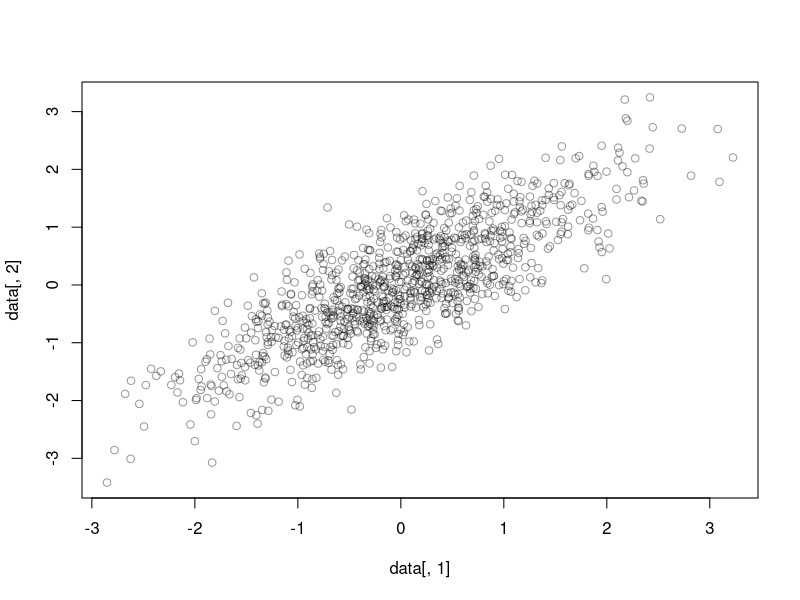
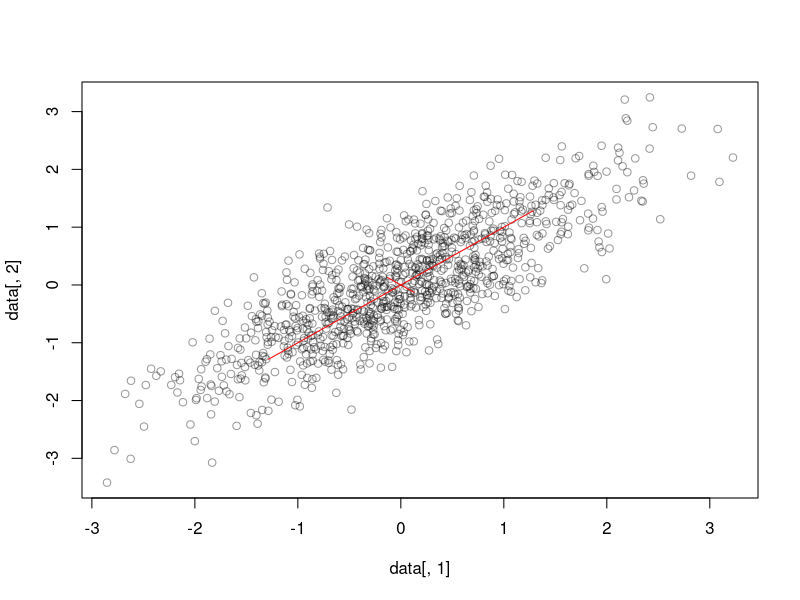
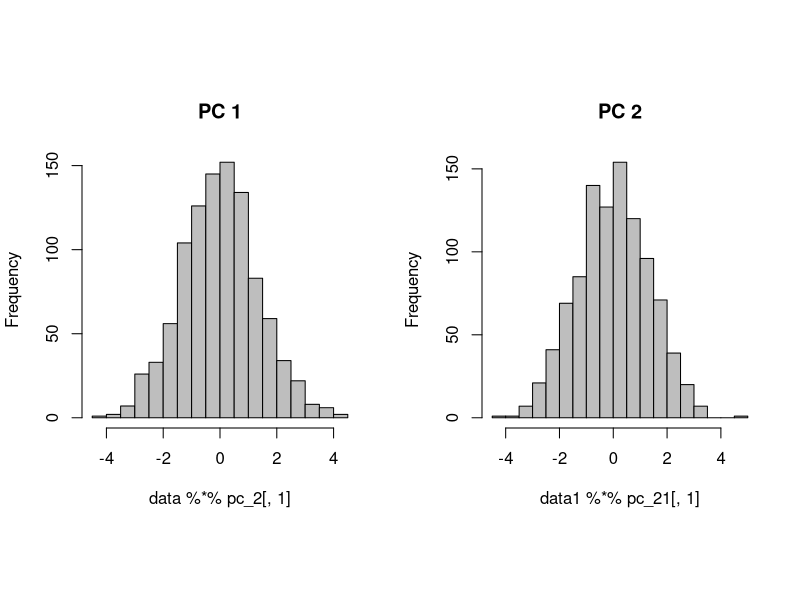
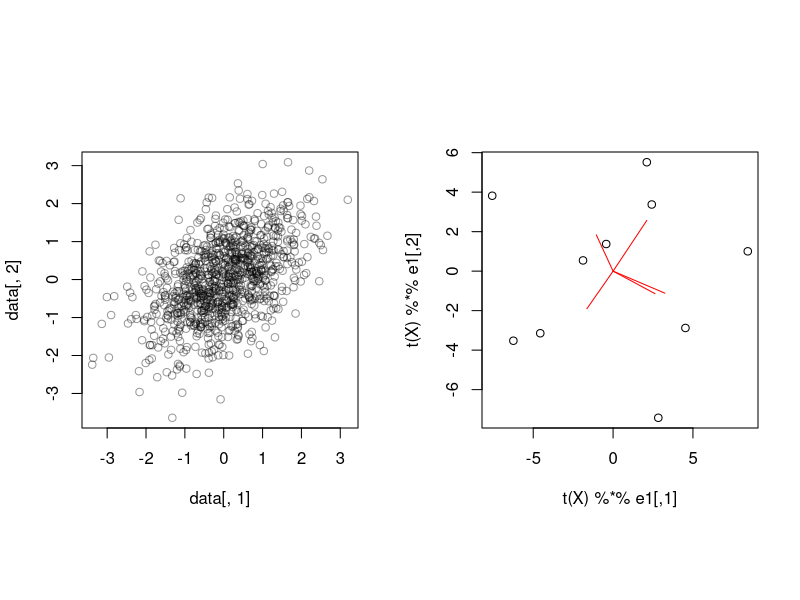
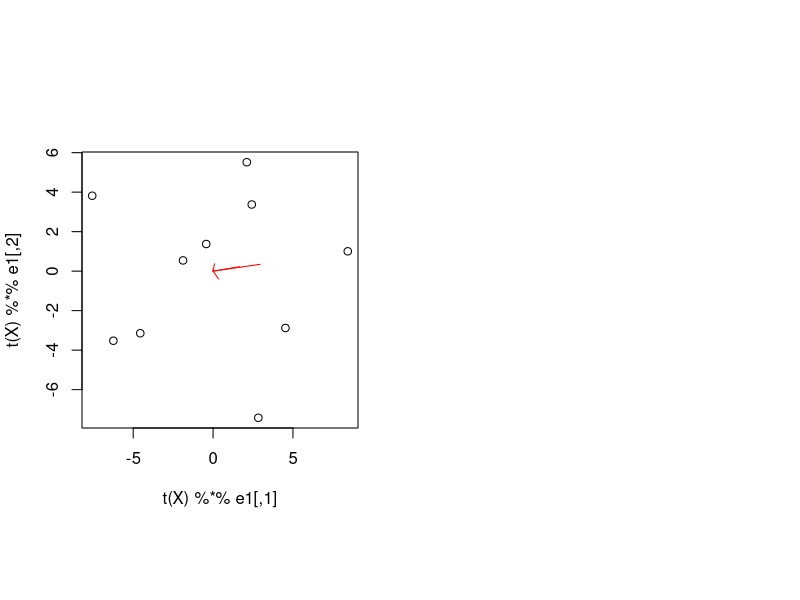

R code for these plots, in order:
## ---- chunk 1
#old.par <- par(mar = c(0, 0, 0, 0))
genDataPCA <- function(x, y, rot, flag) {
  mat <-matrix(1000, 1000, 2)
  mat[, 1] <- x
  mat[, 2] <- y
  data <- mat %*% rot
  #rm <- rowMeans(data)
  #data <- data - matrix(rep(rm, 2), 1000)
  stardz <- function(x) {(x-mean(x))/sd(x)}
  data <- apply(data, MARGIN = 2, FUN = stardz)
  if (flag == 1) {
    plot(data[, 1], data[, 2], col = rgb(0, 0, 0, 0.4))
  }
  data
}
pca <- function(data, k) {
  #covariance.mat <- t(data) %*% data
  covariance.mat <- cov(data)
  eig.vecs <- eigen(covariance.mat)$vectors
  eig.vals <- eigen(covariance.mat)$values
  k.components <- eig.vecs[, 1:k]
  k.components
}
x <- rnorm(1000, mean = 0, sd = 1)
y <- rnorm(1000, mean = 0, sd = 1)
rot <-matrix(c(1,2,2,1), 2, 2)
rot1 <- matrix(c(1, -2, -2, 1), 2, 2)
data <- genDataPCA(x, y, rot, 1)
covariance.mat <- cov(data)
data <- genDataPCA(x, y, rot, 1)
data1 <- genDataPCA(x, y, rot1, 0)
pc_21 <- pca(data1, 2)
# For Data 1
pc_2 <- pca(data, 2)
eig.vecs <- eigen(covariance.mat)$vectors
eig.vals <- eigen(covariance.mat)$values
evecs1 <- pc_2[, 1] * eig.vals[1]
evecs2 <- pc_2[, 2] * eig.vals[2]
lines(x=c(0, evecs1[1]), y=c(0, evecs1[2]), col = "red")
lines(x=c(0, -evecs1[1]), y=c(0, -evecs1[2]), col = "red")
lines(x=c(0, evecs2[1]), y=c(0, evecs2[2]), col = "red")
lines(x=c(0, -evecs2[1]), y=c(0, -evecs2[2]), col = "red")
## ---- chunk 2
par(mfrow=c(1,2), pty = "s")
hist(data %*% pc_2[, 1], 20,  col = "gray", main = "PC 1")
hist(data1 %*% pc_21[, 1], 20,  col = "gray", main = "PC 2")
variance.1 <- var(data %*% pc_2[, 1])
variance.2 <- var(data1 %*% pc_21[, 1])
variance.1
cov(data)
variance.2
cov(data1)
## ---- chunk 3
x1 <- rnorm(1000, mean = 0, sd = 1)
x2 <- rnorm(1000, mean = 0, sd = sqrt(3))
rotv <- c(1, 1, -1, 1) /sqrt(2)
rot2 <- matrix(rotv, 2, 2)
d1 <- genDataPCA(x1,x2, rot2, 1)
## ---- chunk 4
cov(d1)
eigen(cov(d1))
## ---- chunk 5

## ---- chunk 6
X <- matrix(c(5,-2,0,0,3,
              3,-1,1,2,4,
              0,0,4,3,-2,
              1,0,-1,0,1,
              -1,1,0,-1,3,
              -3,4,5,3,-3,
              5,-3,5,3,-3,
              0,1,-5,-7,2,
              -4,5,-3,-2,0,
              -4,3,-3,0,0), nrow = 5, ncol = 10)
#stardz <- function(x) {(x-mean(x))/sd(x)}
#dataX <- apply(t(X), MARGIN = 2, FUN = stardz)
Xeig.vecs <- eigen(cov(t(X)))$vectors
Xeig.vals <- eigen(cov(t(X)))$values
Xeig.vecs
ev <- Xeig.vals
e1 <- Xeig.vecs[, 1:2]
plot(t(X) %*% e1)

for (j in 1:dim(e1)[1]) {
  lines(x=c(0, sqrt(ev[1])*e1[j, 1]), y=c(0, sqrt(ev[2])*e1[j, 2]), col = "red")
}
## ---- chunk 7
dGetUij <- function(i, j, Kd, A, U, lamdaij) {
  return(sum(Kd[, j] * A[, i]))
}
dGetlamdaij <- function(i, j, U) {
  U.tilda <- U %*% t(U)
  return ( (i == j) - U.tilda[i, j])
}
getU <- function(new.U, mu.U, new.lambda) {
  newdU <- 0*new.U
  nc <- dim(U)[1]
  nr <- dim(U)[2]
  for (j in 1:nc) {
    for (i in 1:nr){
      newdU[i, j] <- dGetUij(i, j, Kd, A, new.U, new.lambda)
    }
  }
  newdU <- newdU - new.lambda * ((2*diag(1,2)*new.U)+diag(1,2)[2:1, ])
  new.U <- new.U + mu.U * newdU
  new.U
}

getLambda <- function(new.U, new.lambda, mu.lambda) {
  dlambda <- 0*new.lambda
  nc <- dim(new.lambda)[1]
  nr <- dim(new.lambda)[2]
  for (j in 1:nc) {
    for (i in 1:nr){
      dlambda[i, j] <- dGetlamdaij(i, j, new.U)
    }
  }
  new.lambda <- new.lambda + mu.lambda * dlambda
  new.lambda
}

############################################
arr.new <- c(-0.9511, -1.6435, 2.3655, -2.9154, -3.7010, 0.9511, -1.6435, 2.3655, -2.9154, 3.7010)
A <- matrix(arr.new, ncol = 2, nrow = 5)
U <- matrix(1:4,2,2)
U <- U * 0.1
new.U <- eigen(U)$vectors
K <- A %*% new.U
Kd <- 4 * K * K * K
new.lambda <- matrix(10:13, 2, 2)
mu.lambda <- 0.01
mu.U <- 0.01
rotFA <- function(A, new.U, new.lambda, mu.lambda, mu.U) {
  for (iter in 1:600) {
    new.U <- getU(new.U, mu.U, new.lambda)
    new.U <- eigen(U)$vectors
    new.lambda <- getLambda(new.U, new.lambda, mu.lambda)
    temp <- A %*% new.U
    }
  temp
  }
e1 <- Xeig.vecs[, 1:2]
Astar <- rotFA(e1, new.U, new.lambda, mu.lambda, mu.U)
Astar
plot(t(X) %*% e1)
#biplot(e1, 1:5)
for (j in 1:dim(e1)[1]) {
  lines(x=c(0, Astar[j, 1]*sqrt(ev[1])*Astar[j, 1]), y=c(0, Astar[j, 1]*sqrt(ev[2])*Astar[j, 2]), col = "red")
}
